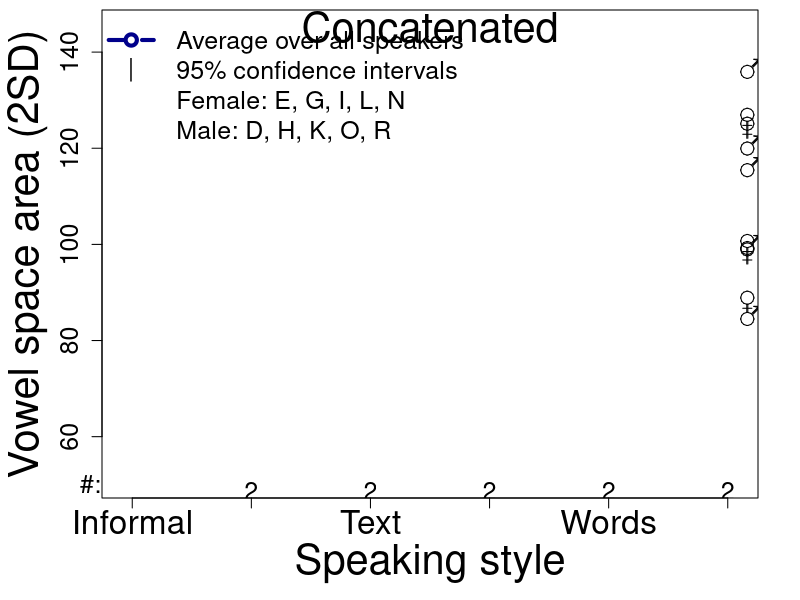

Source code (R):
# R
#
# Copyright: 2017-2018, R.J.J.H. van Son and the Netherlands Cancer Institute
# License: GNU GPL v2 or later
# email: r.v.son@nki.nl
#
library(ggplot2)
# A4 size in Inches
OutputWidth <-  11.692;
OutputHeight <- 7.5;
#
filename <- "CorpusConcatArea_plot.pdf"

se <- function(x) sqrt(var(x)/length(x))
ci <- function(x) {if(length(x)>3) {t <- t.test(x); (t$conf.int[[2]]- t$conf.int[[1]])/2} else 0 }

VowelTable <- read.table("IFA_concat_dataFM_Robust.tsv", header = TRUE, sep = "\t", na.strings = "-");
VowelTable$VowelDensity <- VowelTable$N/VowelTable$Duration
AverageVowels <- aggregate(cbind(Area1, Area2, N, i.dist, u.dist, a.dist, Duration, VowelDensity)~Speaker+Sex+Style+Session, data=VowelTable, mean);
SdevVowels <- aggregate(cbind(Area1, Area2, N, i.dist, u.dist, a.dist, Duration, VowelDensity)~Speaker+Sex+Style+Session, data=VowelTable, sd);

AverageSpeakerVowels <- aggregate(cbind(Area1, Area2, N, i.dist, u.dist, a.dist, Duration, VowelDensity)~Speaker+Sex+Style, data=VowelTable, mean);
SdevSpeakerVowels <- aggregate(cbind(Area1, Area2, N, i.dist, u.dist, a.dist, Duration, VowelDensity)~Speaker+Sex+Style, data=VowelTable, sd);
SerrSpeakerVowels <- aggregate(cbind(Area1, Area2, N, i.dist, u.dist, a.dist, Duration, VowelDensity)~Speaker+Sex+Style, data=VowelTable, se);
CintSpeakerVowels <- aggregate(cbind(Area1, Area2, N, i.dist, u.dist, a.dist, Duration, VowelDensity)~Speaker+Sex+Style, data=VowelTable, ci);
NSpeakerVowels <- aggregate(cbind(Area1, Area2, N, i.dist, u.dist, a.dist, Duration, VowelDensity)~Speaker+Sex+Style, data=VowelTable, length);

AverageAllVowels <- aggregate(cbind(Area1, Area2, N, i.dist, u.dist, a.dist, Duration, VowelDensity)~Style, data=VowelTable, mean);
SdAllVowels <- aggregate(cbind(Area1, Area2, N, i.dist, u.dist, a.dist, Duration, VowelDensity)~Style, data=VowelTable, sd);
SeAllVowels <- aggregate(cbind(Area1, Area2, N, i.dist, u.dist, a.dist, Duration, VowelDensity)~Style, data=VowelTable, se);
CiAllVowels <- aggregate(cbind(Area1, Area2, N, i.dist, u.dist, a.dist, Duration, VowelDensity)~Style, data=VowelTable, ci);


# Plot averages per speaker by style
VowelTable$Style <- factor(VowelTable$Style, levels=c("I", "R", "T", "S", "W", "Y"), ordered=T);
VowelTable$StyleNum <- factor(VowelTable$Style, levels=c("I", "R", "T", "S", "W", "Y"), ordered=T);

# Plot figure
pdf(filename, width=OutputWidth, height=OutputHeight, useDingbats=FALSE);

SpeakerList <- c("N","I","G","L","E","R","K","H", "D", "O")
colorlist <- c("darkgreen", "darkred", "darkblue", "deeppink4", "green", "blue", "red", "deeppink", "gold4", "darkolivegreen")
i <- 1

# Draw lines with breaks
# Average
numStyles = 6
par(mai=c(1.02,1.02,0.1,0.42))
plot(as.numeric(AverageAllVowels$Style)+1, AverageAllVowels$Area2, type="b", col=colorlist[3], pch=21, ylab="Vowel space area (2SD)", cex.lab=2.5, xlab="Speaking style", xlim=c(0.95,6.05), ylim=c(51,145), bg="black", lty=2, lwd=4, axes=FALSE, frame.plot=TRUE)
text(x=3.5, y=140, label="Concatenated", cex=2.5, pos=3)

Axis(side=1, labels=c("Informal", "Retold", "Text", "Sentences", "Words", "Syllables"), at=1:length(c("Inf", "Ret", "Txt", "Sent", "Words", "Syll")), cex.axis=2)
Axis(side=2, labels=TRUE, cex.axis=1.5)
text(x=c(2:6), y=52, pos=1, cex=1.5, labels=aggregate(NSpeakerVowels$N~Style, data=NSpeakerVowels, mean)[,2])

# All the speakers
epsilon <- 0.03
for(i in 1:length(SpeakerList)){
	xSpeaker <- as.numeric(AverageSpeakerVowels[AverageSpeakerVowels$Speaker==SpeakerList[[i]],]$Style)+1
	ySpeaker <- AverageSpeakerVowels[AverageSpeakerVowels$Speaker==SpeakerList[[i]],]$Area2
	lines(xSpeaker, ySpeaker, type="l", col=colorlist[[i]], pch=SpeakerList[[i]])
	lines(xSpeaker, ySpeaker, type="p", col="white", cex=3, pch=22, bg="white")
}

# Fill in the labels
lines(as.numeric(AverageAllVowels$Style)+1, AverageAllVowels$Area2, type="p", fg=colorlist[3], col=colorlist[3], pch=21, ylab="Vowel space area (2SD)", xlab="Speaking style", xlim=c(0.1, 6.1), ylim=c(55,145), bg="white", lty=2, lwd=6, cex=3)
# All the speakers
for(i in 1:length(SpeakerList)){
	xSpeaker <- as.numeric(AverageSpeakerVowels[AverageSpeakerVowels$Speaker==SpeakerList[[i]],]$Style)+1
	ySpeaker <- AverageSpeakerVowels[AverageSpeakerVowels$Speaker==SpeakerList[[i]],]$Area2
	ciSpeaker <- CintSpeakerVowels[AverageSpeakerVowels$Speaker==SpeakerList[[i]],]$Area2
	
	reAdj <- runif(1, 0, 1)
	lines(as.numeric(AverageSpeakerVowels[AverageSpeakerVowels$Speaker==SpeakerList[[i]],]$Style)+1, AverageSpeakerVowels[AverageSpeakerVowels$Speaker==SpeakerList[[i]],]$Area2, type="p", col=colorlist[[i]], pch=SpeakerList[[i]], cex=1)

	if(AverageSpeakerVowels[AverageSpeakerVowels$Speaker==SpeakerList[[i]]& AverageSpeakerVowels$Style=="Y",]$Sex == "F"){
		sexlabel = '\\VE'
	} else {sexlabel = '\\MA'}
	text(length(c("I", "R", "T", "S", "W", "Y")), AverageSpeakerVowels[AverageSpeakerVowels$Speaker==SpeakerList[[i]]& AverageSpeakerVowels$Style=="Y",]$Area2, pos=4, cex=2, labels=sexlabel,vfont=c("sans serif","bold"))

	# Confidence bars
	xSpeaker <- xSpeaker + runif(1, -0.04, 0.04)
	#segments(xSpeaker, ySpeaker-ciSpeaker, xSpeaker, ySpeaker+ciSpeaker)
	#segments(xSpeaker-epsilon, ySpeaker-ciSpeaker, xSpeaker+epsilon, ySpeaker-ciSpeaker)
	#segments(xSpeaker-epsilon, ySpeaker+ciSpeaker, xSpeaker+epsilon, ySpeaker+ciSpeaker)
}

lines(as.numeric(AverageAllVowels$Style)+1, AverageAllVowels$Area2, type="p", fg=colorlist[3], col=colorlist[3], pch=21, ylab="Vowel space area (2SD)", xlab="Speaking style", xlim=c(0.95,6.05), ylim=c(55,145), bg="white", lty=2, lwd=6, cex=3)

legend("topleft", c("Average over all speakers", "95% confidence intervals", "Female: E, G, I, L, N", "Male: D, H, K, O, R"), pch=c(21, 124, 26, 26), pt.bg="white", col=c(colorlist[3], "black", "black", "black"), bty="n", cex=1.5, pt.cex=1.5, lty=c(2, 0, 0, 0), lwd=4)

# Add Average number of vowels
mtext("#:", side=1, cex=1.5, , line=-1.05, at=0.65)


dev.off(dev.cur())
